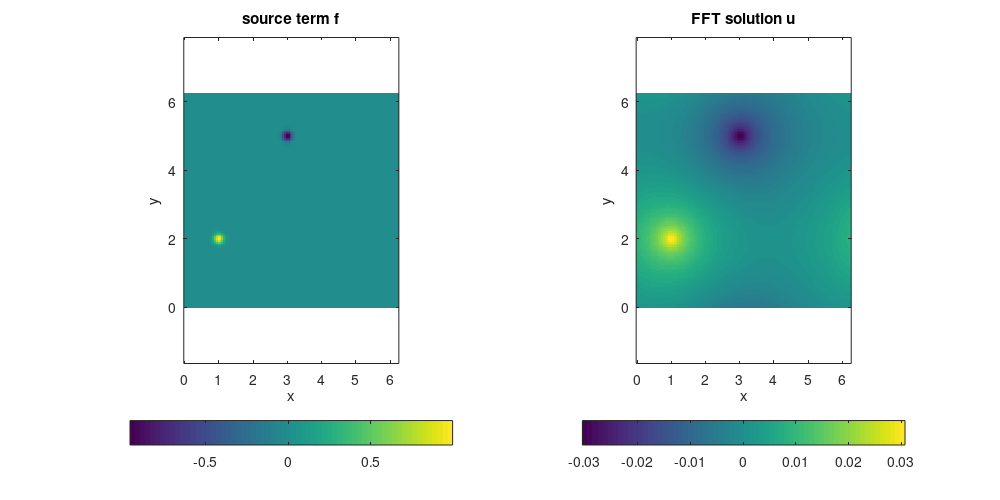
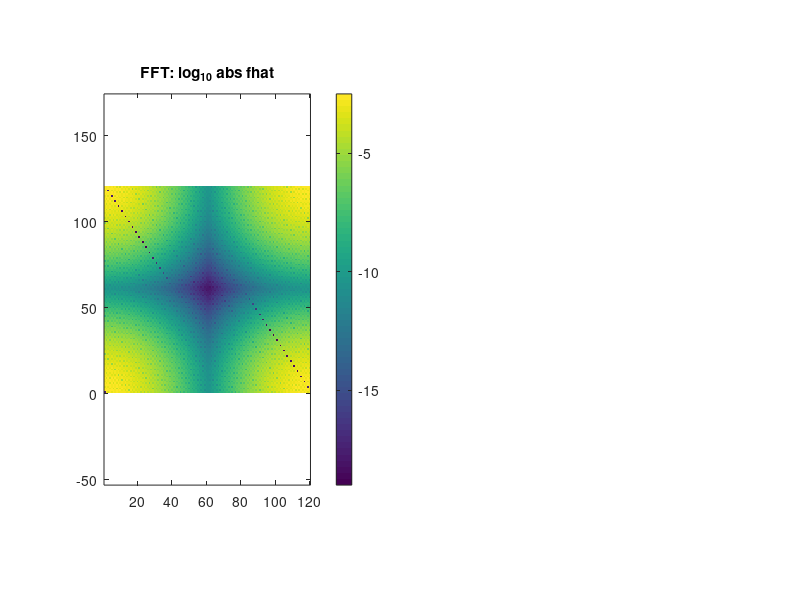
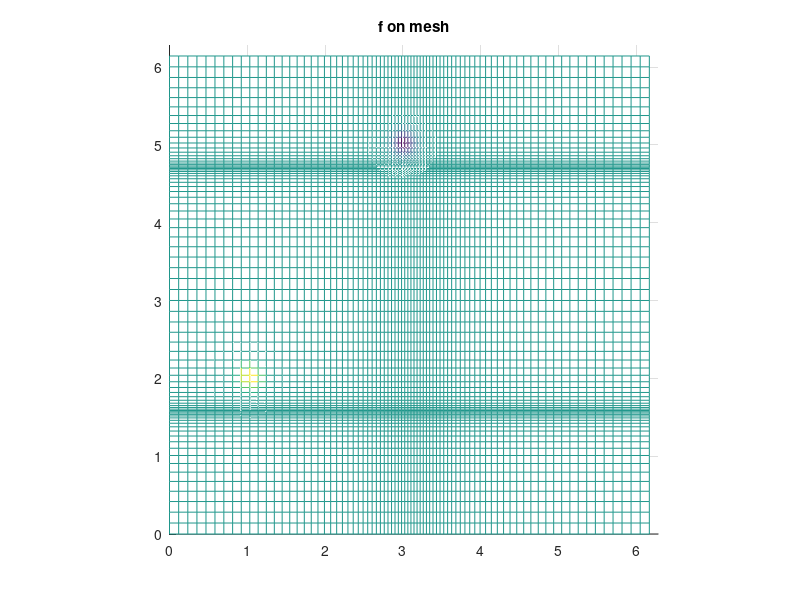

Here is the MATLAB script that generated these plots, in order: (Note: this script raises an error after producing the figures.)
% Demo solving Poisson eqn on nonuniform grid in [0,2pi)^2 periodic box.
% The NU grid has a quadrature rule associated with it, meaning that no
% inverse-NUFFT is needed. We use simple tensor-prod grid to illustrate.
% Barnett 2/14/20
clear; close all;

% source function in [0,2pi)^2 (eps-periodic, zero-mean to be consistent)
w0 = 0.1;  % width of bumps
src = @(x,y) exp(-0.5*((x-1).^2+(y-2).^2)/w0^2)-exp(-0.5*((x-3).^2+(y-5).^2)/w0^2);

% A) Solve -\Delta u = f, on regular grid via FFT, to warm up..................
disp('FFT on reg grid...');
ns = 40:20:120;   % convergence study of grid points per side
ns = 2*ceil(ns/2);      % insure even
for i=1:numel(ns), n = ns(i);
  x = 2*pi*(0:n-1)/n;   % grid
  [xx yy] = ndgrid(x,x);   % ordering: x fast, y slow
  f = src(xx,yy);         % eval source on grid
  fhat = ifft2(f);        % Fourier series coeffs by Euler-F projection
  k = [0:n/2-1 -n/2:-1];   % Fourier mode grid
  [kx ky] = ndgrid(k,k);
  kfilter = 1./(kx.^2+ky.^2);    % inverse -Laplacian in Fourier space
  kfilter(1,1) = 0;   % kill the average, zero mode (even if inconsistent)
  kfilter(n/2+1,:) = 0; kfilter(:,n/2+1) = 0; % kill n/2 modes since non-symm
  u = fft2(kfilter.*fhat);   % do it
  u = real(u);
  fprintf('n=%d:\t\tu(0,0) = %.15e\n',n,u(1,1))   % check conv at a point
end
% we observe spectral convergence to 14 digits
%fhat(37,15)               % check a mode
figure(1); subplot(1,2,1); imagesc(log10(abs(fhat))); axis equal xy tight; colorbar; title('FFT: log_{10} abs fhat');
figure(2); subplot(1,2,1); imagesc(x,x,f'); colorbar('southoutside');  % show it
axis xy equal tight; title('source term f'); xlabel('x'); ylabel('y');
subplot(1,2,2); imagesc(x,x,u'); colorbar('southoutside');
axis xy equal tight; title('FFT solution u'); xlabel('x'); ylabel('y'); drawnow
set(gcf,'paperposition',[0 0 10 5]); print -dpng ../../docs/pics/pois_fft.png

% B) solve on general nonuniform tensor prod grid............................
tol = 1e-12;       % precision
fprintf('NUFFT on tensor-prod NU (known-quadrature) grid... tol=%g\n',tol);
% smooth maps from [0,2pi) -> [0,2pi) that generate 1d quadrature rules
mapx = @(t) t + 0.5*sin(t); mapxp = @(t) 1 + 0.5*cos(t);       % its exact deriv
mapy = @(t) t + 0.4*sin(2*t); mapyp = @(t) 1 + 0.8*cos(2*t);
% (note I chose map(0)=0 so that the origin remains "on grid" for conv test)

ns = 80:40:240; ns = 2*ceil(ns/2);  % convergence study of grid points per side
for i=1:numel(ns), n = ns(i);
  t = 2*pi*(0:n-1)/n;         % unif grid
  xm = mapx(t); ym = mapy(t);  % actual 1d grids
  xw = mapxp(t); yw = mapyp(t);  % 1d quadrature weight jacobian factors
  ww = xw'*yw / n^2;      % 2d quadr weights, including 1/(2pi)^2 in E-F integr
  [xx yy] = ndgrid(xm,ym);       % 2d NU pts
  f = src(xx,yy);
  if i==1, figure(3); mesh(xm,ym,f'); view(2); axis equal; axis([0 2*pi 0 2*pi]); title('f on mesh'); end
  Nk = 0.5*n; Nk = 2*ceil(Nk/2);  % modes to trust due to quadr err (dep on map)
  o.modeord = 1;      % fft output mode ordering
  fhat = finufft2d1(xx(:),yy(:),f(:).*ww(:),1,tol,Nk,Nk,o);  % do E-F
  % note: since tensor-prod case, could do stack of 1d1 NUFFTs faster :)
  k = [0:Nk/2-1 -Nk/2:-1];   % Fourier mode grid
  [kx ky] = ndgrid(k,k);
  kfilter = 1./(kx.^2+ky.^2);  % inverse -Laplacian in Fourier space (as above)
  kfilter(1,1) = 0; kfilter(Nk/2+1,:) = 0; kfilter(:,Nk/2+1) = 0;
  u = finufft2d2(xx(:),yy(:),-1,tol,kfilter.*fhat,o);   % eval filtered F series @ NU
  u = reshape(real(u),[n n]);
  fprintf('n=%d:\tNk=%d\tu(0,0) = %.15e\n',n,Nk,u(1,1))  % conv at same pt
end
%fhat(37,15)            % check a mode
figure(1); subplot(1,2,2); imagesc(log10(abs(fhat))); axis equal xy tight; colorbar; title('NUFFT: log_{10} abs fhat');
figure(4); subplot(1,2,1); mesh(xm,ym,f'); view(2); colorbar('southoutside');
axis equal tight; title('source term f'); xlabel('x'); ylabel('y');
subplot(1,2,2); mesh(xm,ym,u'); view(2); colorbar('southoutside');
axis equal tight; title('NUFFT solution u'); xlabel('x'); ylabel('y');

% C) solve on general nonuniform (still quadrature) grid.......................
tol = 1e-12;       % precision
fprintf('NUFFT on general NU (known-quadrature) grid... tol=%g\n',tol);
% smooth bijec map from [0,2pi)^2 -> [0,2pi)^2, generates quadrature rule
map = @(t,s) [t + 0.5*sin(t) + 0.2*sin(2*s); s + 0.3*sin(2*s) + 0.3*sin(s-t)];
mapJ = @(t,s) [1 + 0.5*cos(t), 0.4*cos(2*s); ...
               -0.3*cos(s-t),  1+0.6*cos(2*s)+0.3*cos(s-t)]; % 2x2 Jacobian
% (note I chose map(0,0)=(0,0) so the origin remains "on grid" for conv test)

ns = 80:40:240; ns = 2*ceil(ns/2);  % convergence study of grid points per side
for i=1:numel(ns), n = ns(i);
  t = 2*pi*(0:n-1)/n;           % 1d unif grid
  [tt ss] = ndgrid(t,t);
  xxx = map(tt(:)',ss(:)');
  xx = reshape(xxx(1,:),[n n]); yy = reshape(xxx(2,:),[n n]);  % 2d NU pts
  J = mapJ(tt(:)',ss(:)');
  detJ = J(1,1:n^2).*J(2,n^2+1:end) - J(2,1:n^2).*J(1,n^2+1:end);
  ww = detJ / n^2;      % 2d quadr weights, including 1/(2pi)^2 in E-F integr
  f = src(xx,yy);
  if i==1, figure(3); mesh(xx,yy,f); view(2); axis equal; axis([0 2*pi 0 2*pi]); title('f on mesh'); end
  Nk = 0.5*n; Nk = 2*ceil(Nk/2);  % modes to trust due to quadr err (dep on map)
  o.modeord = 1;      % fft output mode ordering
  fhat = finufft2d1(xx(:),yy(:),f(:).*ww(:),1,tol,Nk,Nk,o);  % step 1: do E-F
  k = [0:Nk/2-1 -Nk/2:-1];   % Fourier mode grid
  [kx ky] = ndgrid(k,k);
  kfilter = 1./(kx.^2+ky.^2);  % inverse -Laplacian in Fourier space (as above)
  kfilter(1,1) = 0; kfilter(Nk/2+1,:) = 0; kfilter(:,Nk/2+1) = 0;
  u = finufft2d2(xx(:),yy(:),-1,tol,kfilter.*fhat,o);   % eval filtered F series @ NU
  u = reshape(real(u),[n n]);
  fprintf('n=%d:\tNk=%d\tu(0,0) = %.15e\n',n,Nk,u(1,1))  % conv at same pt
end
%fhat(37,15)            % check a mode
figure(1); subplot(1,2,2); imagesc(log10(abs(fhat))); axis equal xy tight; colorbar; title('NUFFT: log_{10} abs fhat');
figure(4); subplot(1,2,1); mesh(xx,yy,f); view(2); colorbar('southoutside');
axis equal tight; title('source term f'); xlabel('x'); ylabel('y');
subplot(1,2,2); mesh(xx,yy,u); view(2); colorbar('southoutside');
axis equal tight; title('NUFFT solution u'); xlabel('x'); ylabel('y');

% Note: if you really wanted to have an adaptive grid, using Fourier modes
% is a waste, since you need as many modes as nodes in a uniform FFT solver;
% you may as well use an FFT solver. For a fully adaptive fast Poisson solver
% use a "box-code", ie, periodic FMM applied to a quad-tree quadrature scheme.
